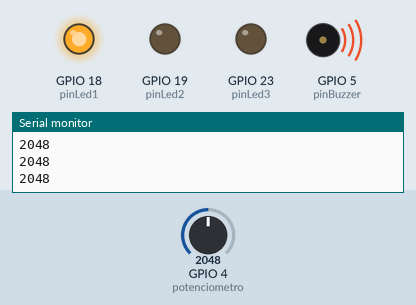
Bench run of a sketch on a simulated ESP32. Shown: output pins drawn as LEDs (lit = HIGH), buzzer (waves = sounding), the last lines printed to the serial monitor. The test bench sets the inputs (shaded band); at power-on: GPIO 4 (potenciometro) = 2048.

Above: at 1.2 s.
1.3 s: GPIO 4 (potenciometro) set to 1422
At 2.1 s:
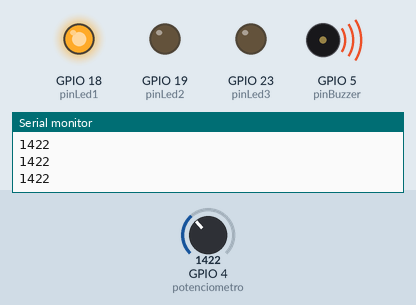
2.8 s: GPIO 4 (potenciometro) set to 1294
At 4.0 s:
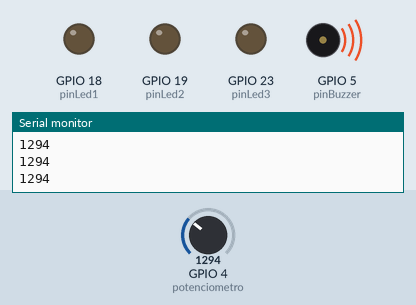
4.3 s: GPIO 4 (potenciometro) set to 0
At 5.4 s:
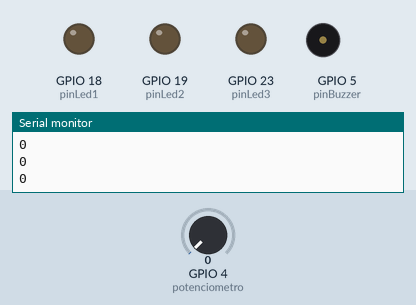
5.8 s: GPIO 4 (potenciometro) set to 2770
At 6.6 s:
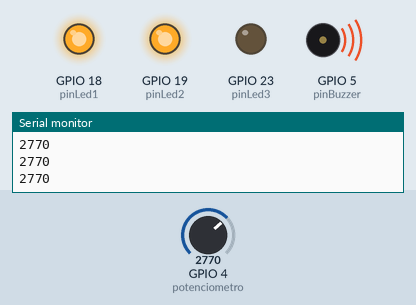
7.3 s: GPIO 4 (potenciometro) set to 4030
At 8.0 s:
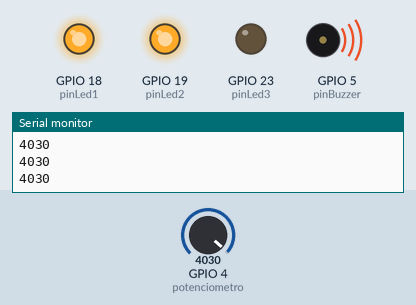
8.8 s: GPIO 4 (potenciometro) set to 4095
At 9.1 s:
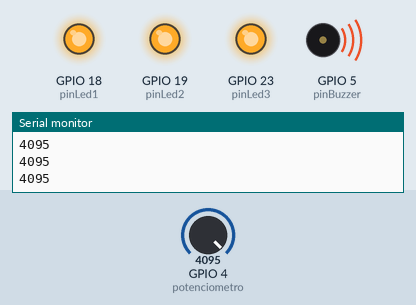
Timing chart, 0 to 11.3 s (numbered marks = the images above; inputs shaded):
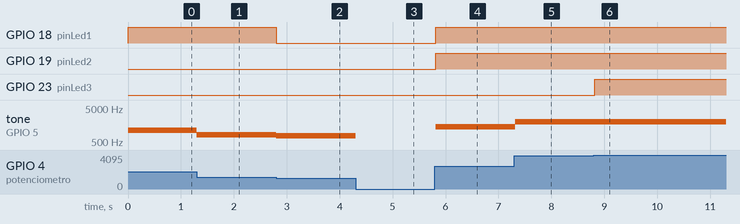

The sketch:

practica2_1.ino
```cpp
#include <stdint.h>
#define pinLed1 18   // Led RGB - RED
#define pinLed2 19    // Led RGB - GREEN
#define pinLed3 23   // Led RGB - BLUE
#define potenciometro 4
const int pinBuzzer = 5;  // Pin del buzzer

int portValue = 0;
int frequency = 0; // Variable para la frecuencia del buzzer

void setup() {
    pinMode(pinLed1, OUTPUT);
    pinMode(pinLed2, OUTPUT);
    pinMode(pinLed3, OUTPUT);
    pinMode(pinBuzzer, OUTPUT);
    Serial.begin(115200);
}

void loop() {
    // Leer el valor del potenciómetro
    portValue = analogRead(potenciometro);
    Serial.println(portValue);

    // Control de LEDs según el valor del potenciómetro
    digitalWrite(pinLed1, portValue >= 1365 ? HIGH : LOW);
    digitalWrite(pinLed2, portValue >= 2730 ? HIGH : LOW);
    digitalWrite(pinLed3, portValue >= 4095 ? HIGH : LOW);

    // Si el potenciómetro está en 0, apagar el buzzer
    if (portValue == 0) {
        noTone(pinBuzzer);
    } else {
        // Convertir el valor del potenciómetro en una frecuencia audible (200Hz - 2000Hz)
        frequency = map(portValue, 0, 4095, 200, 2000);
        tone(pinBuzzer, frequency);
    }

    delay(100); // Pequeña pausa
}
```

Measured:
- the behaviour switches between 1365 and 1364 on GPIO 4 (potenciometro) (found by bisection; images 1 and 2)
- the behaviour switches between 4094 and 4095 on GPIO 4 (potenciometro) (found by bisection; images 5 and 6)
- after the input at 1.3 s, tone on GPIO 5 (pinBuzzer): 1100 Hz → 825 Hz at once
- after the input at 2.8 s, GPIO 18 (pinLed1): HIGH → LOW at once; tone on GPIO 5 (pinBuzzer): 825 Hz → 768 Hz at once
- after the input at 4.3 s, tone on GPIO 5 (pinBuzzer): 768 Hz → silent at once
- after the input at 5.8 s, GPIO 18 (pinLed1), GPIO 19 (pinLed2): LOW → HIGH at once; tone on GPIO 5 (pinBuzzer): silent → 1417 Hz at once
- after the input at 7.3 s, tone on GPIO 5 (pinBuzzer): 1417 Hz → 1971 Hz at once
- after the input at 8.8 s, GPIO 23 (pinLed3): LOW → HIGH at once; tone on GPIO 5 (pinBuzzer): 1971 Hz → 2000 Hz at once
